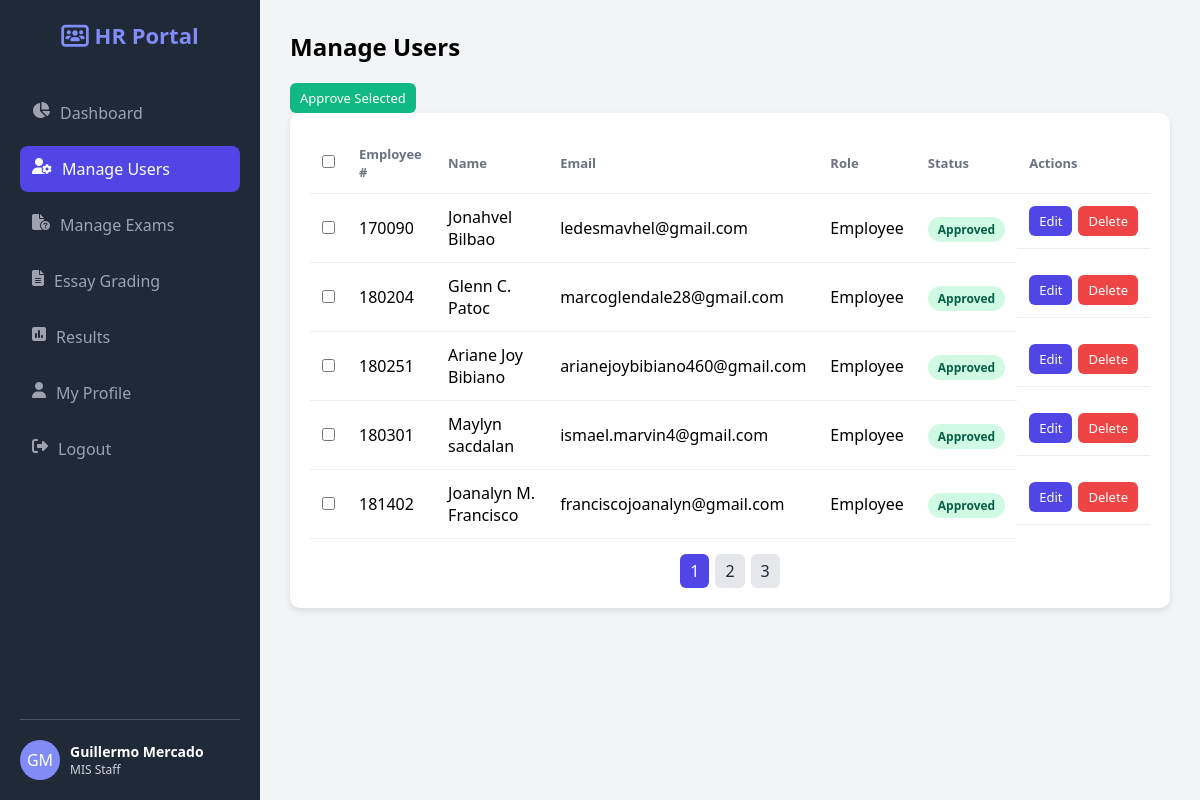
/hr/manage_users.php (signed in), run on the app's committed database.
### tables this page shows
CREATE TABLE `users` (
  `id` int(11) NOT NULL,
  `full_name` varchar(150) NOT NULL,
  `employee_number` varchar(50) NOT NULL,
  `branch` varchar(100) NOT NULL,
  `position` varchar(100) NOT NULL,
  `date_started` date NOT NULL,
  `email` varchar(150) NOT NULL,
  `username` varchar(100) NOT NULL,
  `password` varchar(255) NOT NULL,
  `role` enum('Administrator','HR','Employee') NOT NULL DEFAULT 'Employee',
  `status` enum('Pending','Approved','Rejected','Inactive') NOT NULL DEFAULT 'Pending',
  `profile_photo` varchar(255) DEFAULT NULL,
  `date_created` timestamp NOT NULL DEFAULT current_timestamp()
);

### hr/manage_users.php (the view, shortened to what this page needs)
<?php
require_once __DIR__ . '/../config/db.php';
$user_id = $_SESSION['user_id'];
$stmtUser = $pdo->prepare("SELECT full_name, position FROM users WHERE id=?");
$stmtUser->execute([$user_id]);
$user = $stmtUser->fetch();
$avatarInitials = implode('', array_map(fn($w)=>strtoupper($w[0]), explode(" ", $user['full_name'] ?? "Admin User")));
$statusFilter=$_GET['status'] ?? '';
$perPage = 5;
$page = isset($_GET['page']) && is_numeric($_GET['page']) ? (int)$_GET['page'] : 1;
$offset = ($page - 1) * $perPage;
$countQuery = "SELECT COUNT(*) FROM users WHERE role='Employee'";
$countParams = [];
$stmtCount = $pdo->prepare($countQuery);
$stmtCount->execute($countParams);
$totalUsers = $stmtCount->fetchColumn();
$totalPages = ceil($totalUsers / $perPage);
$query="SELECT * FROM users WHERE role='Employee'";
$params=[];
$query.=" ORDER BY employee_number ASC LIMIT ? OFFSET ?";
$params[] = $perPage;
$params[] = $offset;
$stmt=$pdo->prepare($query);
$stmt->execute($params);
$users=$stmt->fetchAll();
?>
<!DOCTYPE html>
<html lang="en">
<head>
<link rel="stylesheet" href="https://cdnjs.cloudflare.com/ajax/libs/font-awesome/6.4.0/css/all.min.css">
</head>
<body>
<nav class="sidebar">
    <div class="logo"><i class="fa-solid fa-users-rectangle"></i> HR Portal</div>
    <ul class="nav-links">
        <li><a href="index.php"><i class="fa-solid fa-chart-pie"></i> Dashboard</a></li>
        <li><a href="manage_users.php" class="active"><i class="fa-solid fa-user-gear"></i> Manage Users</a></li>
        <li><a href="manage_exams.php"><i class="fa-solid fa-file-circle-question"></i> Manage Exams</a></li>
        <li><a href="essay_grading.php"><i class="fa-solid fa-file-lines"></i> Essay Grading</a></li>
        <li><a href="results.php"><i class="fa-solid fa-square-poll-vertical"></i> Results</a></li>
        <li><a href="profile.php"><i class="fa-solid fa-user"></i> My Profile</a></li>
        <a href="../config/logout.php" class="logout-btn" onclick="return confirmLogout();"><i class="fa-solid fa-right-from-bracket"></i> Logout</a>
    </ul>
    <div class="profile-footer" style="margin-top:auto; padding-top:20px; border-top:1px solid rgba(255,255,255,0.2); display:flex; align-items:center; gap:10px;">
        <div class="avatar" style="width:40px; height:40px; font-size:16px; flex-shrink:0; display:flex; align-items:center; justify-content:center; background-color:#818cf8; color:white; border-radius:50%;">
            <?= $avatarInitials ?>
        </div>
        <div style="color:white;">
            <div style="font-size:14px; font-weight:600;"><?= htmlspecialchars($user['full_name'] ?? 'Admin User') ?></div>
            <div style="font-size:12px; color:#d1d5db;"><?= htmlspecialchars($user['position'] ?? 'HR Manager') ?></div>
        </div>
    </div>
</nav>
<div class="main-content">
<div class="content-area">
<h2 class="section-title">Manage Users</h2>
<form method="POST" onsubmit="return confirmApprove();">
<button type="submit" name="approve_selected" class="btn btn-success">Approve Selected</button>
<div class="table-container">
<table>
<thead>
<tr>
<th><input type="checkbox" onclick="toggleAll(this)"></th>
<th>Employee #</th>
<th>Name</th>
<th>Email</th>
<th>Role</th>
<th>Status</th>
<th>Actions</th>
</tr>
</thead>
<tbody>
<?php foreach($users as $u): ?>
<tr>
<td><input type="checkbox" name="selected_users[]" value="<?= $u['employee_number']; ?>"></td>
<td><?= htmlspecialchars($u['employee_number']); ?></td>
<td><?= htmlspecialchars($u['full_name']); ?></td>
<td><?= htmlspecialchars($u['email']); ?></td>
<td><?= htmlspecialchars($u['role']); ?></td>
<td>
<?php
if($u['status']=='Approved') echo '<span class="status active">Approved</span>';
elseif($u['status']=='Pending') echo '<span class="status pending">Pending</span>';
elseif($u['status']=='Inactive') echo '<span class="status inactive">Inactive</span>';
else echo '<span class="status rejected">Rejected</span>';
?>
</td>
<td class="actions">
<?php if($u['status']=='Pending'): ?>
<button type="submit" name="approve_user" value="<?= $u['employee_number']; ?>" class="btn btn-success">Approve</button>
<button type="submit" name="reject_user" value="<?= $u['employee_number']; ?>" class="btn btn-danger">Reject</button>
<?php else: ?>
<a href="edit_user.php?id=<?= $u['id']; ?>" class="btn btn-primary">Edit</a>
<a href="delete_user.php?id=<?= $u['id']; ?>" class="btn btn-danger" onclick="return confirm('Set user inactive?')">Delete</a>
<?php endif; ?>
</td>
</tr>
<?php endforeach; ?>
</tbody>
</table>
<div class="pagination">
<?php for($i=1; $i<=$totalPages; $i++): ?>
<a href="?page=<?= $i ?><?= $statusFilter ? '&status='.$statusFilter : '' ?>" class="<?= $i==$page ? 'active' : 'inactive' ?>"><?= $i ?></a>
<?php endfor; ?>
</div>
</div>
</form>
</div>
</div>
</body>
</html>

### hr/manage_users.php (style rules this page uses)
:root { --primary:#4f46e5; --secondary:#818cf8; --bg:#f3f4f6; --sidebar:#1f2937; --danger:#ef4444; --success:#10b981; }
* { margin:0;padding:0;box-sizing:border-box;font-family:Segoe UI; }
body { display:flex;background:var(--bg);height:100vh; }
.sidebar { width:260px;background:var(--sidebar);color:white;padding:20px;display:flex;flex-direction:column; }
.logo { font-size:22px;font-weight:bold;margin-bottom:40px;text-align:center;color:var(--secondary); }
.nav-links { list-style:none;flex-grow:1; }
.nav-links li { margin-bottom:10px; }
.nav-links a { color:#9ca3af;text-decoration:none;display:flex;gap:10px;padding:12px;border-radius:8px; }
.nav-links a:hover,.nav-links a.active { background:var(--primary);color:white; }
.main-content { flex:1;display:flex;flex-direction:column; }
.content-area { padding:30px; }
.section-title { margin-bottom:20px; }
.table-container { background:white;padding:20px;border-radius:10px;box-shadow:0 3px 6px rgba(0,0,0,0.1); }
table { width:100%;border-collapse:collapse; }
th,td { padding:12px;border-bottom:1px solid #eee;text-align:left; }
th { font-size:13px;color:#6b7280; }
.status { padding:4px 10px;border-radius:20px;font-size:12px;font-weight:bold; }
.active { background:#d1fae5;color:#065f46; }
.inactive { background:#e5e7eb; }
.btn { padding:6px 10px;border:none;border-radius:6px;font-size:13px;cursor:pointer;text-decoration:none;color:white; }
.btn-primary { background:var(--primary); }
.btn-success { background:var(--success); }
.btn-danger { background:var(--danger); }
.actions { display:flex;gap:6px; }
.pagination { margin-top:15px; display:flex; justify-content:center; gap:6px; flex-wrap:wrap; }
.pagination a { padding:6px 10px; border-radius:6px; text-decoration:none; }
.pagination a.active { background:var(--primary); color:white; }
.pagination a.inactive { background:#e5e7eb; color:#1f2937; }

### data on the page
users: full_name "GM", full_name "Guillermo Mercado", position "MIS Staff"
users: employee_number "170090", full_name "Jonahvel Bilbao", email "ledesmavhel@gmail.com", role "Employee", status "Approved"
users: employee_number "180204", full_name "Glenn C. Patoc", email "marcoglendale28@gmail.com", role "Employee", status "Approved"
users: employee_number "180251", full_name "Ariane Joy Bibiano", email "arianejoybibiano460@gmail.com", role "Employee", status "Approved"
users: employee_number "180301", full_name "Maylyn sacdalan", email "ismael.marvin4@gmail.com", role "Employee", status "Approved"
users: employee_number "181402", full_name "Joanalyn M. Francisco", email "franciscojoanalyn@gmail.com", role "Employee", status "Approved"
